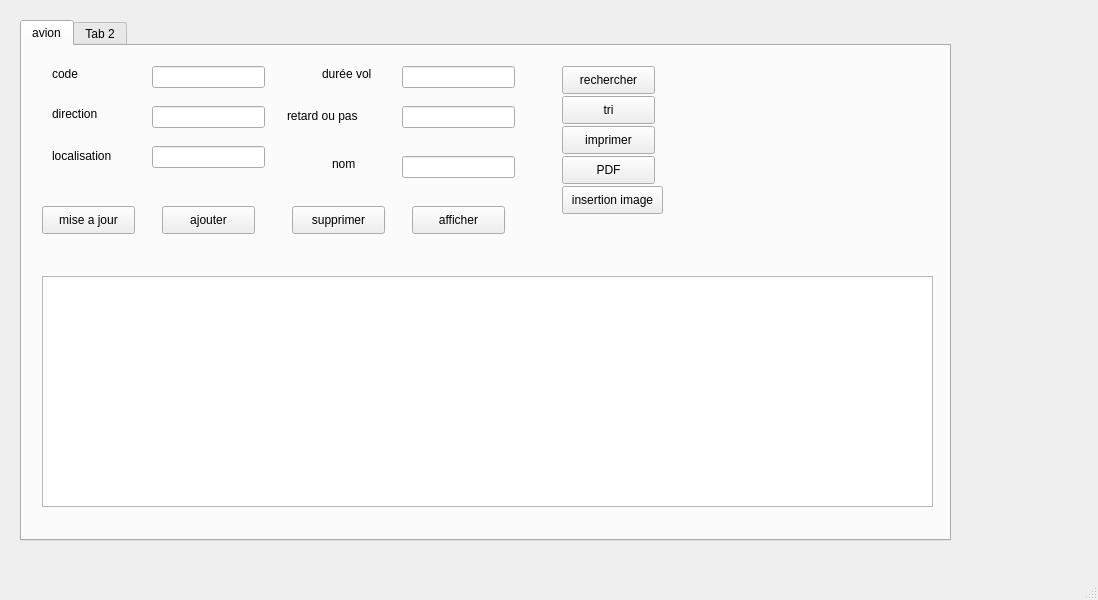
<?xml version="1.0" encoding="UTF-8"?>
<ui version="4.0">
 <class>avion</class>
 <widget class="QMainWindow" name="avion">
  <property name="geometry">
   <rect>
    <x>0</x>
    <y>0</y>
    <width>1098</width>
    <height>600</height>
   </rect>
  </property>
  <property name="windowTitle">
   <string>avion</string>
  </property>
  <widget class="QWidget" name="centralwidget">
   <widget class="QTabWidget" name="tabwigt">
    <property name="geometry">
     <rect>
      <x>20</x>
      <y>20</y>
      <width>931</width>
      <height>521</height>
     </rect>
    </property>
    <property name="accessibleName">
     <string/>
    </property>
    <widget class="QWidget" name="tab">
     <attribute name="title">
      <string>avion</string>
     </attribute>
     <widget class="QLabel" name="label">
      <property name="geometry">
       <rect>
        <x>30</x>
        <y>60</y>
        <width>56</width>
        <height>16</height>
       </rect>
      </property>
      <property name="text">
       <string>direction</string>
      </property>
     </widget>
     <widget class="QLabel" name="label_2">
      <property name="geometry">
       <rect>
        <x>30</x>
        <y>20</y>
        <width>56</width>
        <height>16</height>
       </rect>
      </property>
      <property name="text">
       <string>code</string>
      </property>
     </widget>
     <widget class="QPushButton" name="pushButton">
      <property name="geometry">
       <rect>
        <x>540</x>
        <y>20</y>
        <width>93</width>
        <height>28</height>
       </rect>
      </property>
      <property name="text">
       <string>rechercher</string>
      </property>
     </widget>
     <widget class="QLineEdit" name="lineEdit">
      <property name="geometry">
       <rect>
        <x>130</x>
        <y>20</y>
        <width>113</width>
        <height>22</height>
       </rect>
      </property>
     </widget>
     <widget class="QLineEdit" name="lineEdit_2">
      <property name="geometry">
       <rect>
        <x>130</x>
        <y>60</y>
        <width>113</width>
        <height>22</height>
       </rect>
      </property>
     </widget>
     <widget class="QLineEdit" name="lineEdit_3">
      <property name="geometry">
       <rect>
        <x>130</x>
        <y>100</y>
        <width>113</width>
        <height>22</height>
       </rect>
      </property>
     </widget>
     <widget class="QLabel" name="label_3">
      <property name="geometry">
       <rect>
        <x>30</x>
        <y>100</y>
        <width>101</width>
        <height>20</height>
       </rect>
      </property>
      <property name="text">
       <string>localisation</string>
      </property>
     </widget>
     <widget class="QLabel" name="label_4">
      <property name="geometry">
       <rect>
        <x>300</x>
        <y>20</y>
        <width>56</width>
        <height>16</height>
       </rect>
      </property>
      <property name="text">
       <string>durée vol</string>
      </property>
     </widget>
     <widget class="QLineEdit" name="lineEdit_4">
      <property name="geometry">
       <rect>
        <x>380</x>
        <y>20</y>
        <width>113</width>
        <height>22</height>
       </rect>
      </property>
     </widget>
     <widget class="QLabel" name="label_5">
      <property name="geometry">
       <rect>
        <x>265</x>
        <y>60</y>
        <width>91</width>
        <height>20</height>
       </rect>
      </property>
      <property name="text">
       <string>retard ou pas</string>
      </property>
     </widget>
     <widget class="QLabel" name="label_6">
      <property name="geometry">
       <rect>
        <x>310</x>
        <y>110</y>
        <width>56</width>
        <height>16</height>
       </rect>
      </property>
      <property name="text">
       <string>nom</string>
      </property>
     </widget>
     <widget class="QLineEdit" name="lineEdit_5">
      <property name="geometry">
       <rect>
        <x>380</x>
        <y>60</y>
        <width>113</width>
        <height>22</height>
       </rect>
      </property>
     </widget>
     <widget class="QLineEdit" name="lineEdit_6">
      <property name="geometry">
       <rect>
        <x>380</x>
        <y>110</y>
        <width>113</width>
        <height>22</height>
       </rect>
      </property>
     </widget>
     <widget class="QPushButton" name="pushButton_2">
      <property name="geometry">
       <rect>
        <x>540</x>
        <y>50</y>
        <width>93</width>
        <height>28</height>
       </rect>
      </property>
      <property name="text">
       <string>tri</string>
      </property>
     </widget>
     <widget class="QPushButton" name="pushButton_3">
      <property name="geometry">
       <rect>
        <x>540</x>
        <y>80</y>
        <width>93</width>
        <height>28</height>
       </rect>
      </property>
      <property name="text">
       <string>imprimer</string>
      </property>
     </widget>
     <widget class="QPushButton" name="pushButton_4">
      <property name="geometry">
       <rect>
        <x>540</x>
        <y>110</y>
        <width>93</width>
        <height>28</height>
       </rect>
      </property>
      <property name="text">
       <string>PDF</string>
      </property>
     </widget>
     <widget class="QPushButton" name="pushButton_5">
      <property name="geometry">
       <rect>
        <x>20</x>
        <y>160</y>
        <width>93</width>
        <height>28</height>
       </rect>
      </property>
      <property name="text">
       <string>mise a jour</string>
      </property>
     </widget>
     <widget class="QPushButton" name="pushButton_6">
      <property name="geometry">
       <rect>
        <x>140</x>
        <y>160</y>
        <width>93</width>
        <height>28</height>
       </rect>
      </property>
      <property name="text">
       <string>ajouter</string>
      </property>
     </widget>
     <widget class="QPushButton" name="pushButton_7">
      <property name="geometry">
       <rect>
        <x>270</x>
        <y>160</y>
        <width>93</width>
        <height>28</height>
       </rect>
      </property>
      <property name="text">
       <string>supprimer</string>
      </property>
     </widget>
     <widget class="QPushButton" name="pushButton_8">
      <property name="geometry">
       <rect>
        <x>540</x>
        <y>140</y>
        <width>101</width>
        <height>28</height>
       </rect>
      </property>
      <property name="text">
       <string>insertion image</string>
      </property>
     </widget>
     <widget class="QPushButton" name="pushButton_9">
      <property name="geometry">
       <rect>
        <x>390</x>
        <y>160</y>
        <width>93</width>
        <height>28</height>
       </rect>
      </property>
      <property name="text">
       <string>afficher</string>
      </property>
     </widget>
     <widget class="QTextEdit" name="textEdit">
      <property name="geometry">
       <rect>
        <x>20</x>
        <y>230</y>
        <width>891</width>
        <height>231</height>
       </rect>
      </property>
     </widget>
    </widget>
    <widget class="QWidget" name="tab_2">
     <attribute name="title">
      <string>Tab 2</string>
     </attribute>
    </widget>
   </widget>
  </widget>
  <widget class="QMenuBar" name="menubar">
   <property name="geometry">
    <rect>
     <x>0</x>
     <y>0</y>
     <width>1098</width>
     <height>26</height>
    </rect>
   </property>
  </widget>
  <widget class="QStatusBar" name="statusbar"/>
 </widget>
 <resources/>
 <connections/>
</ui>
